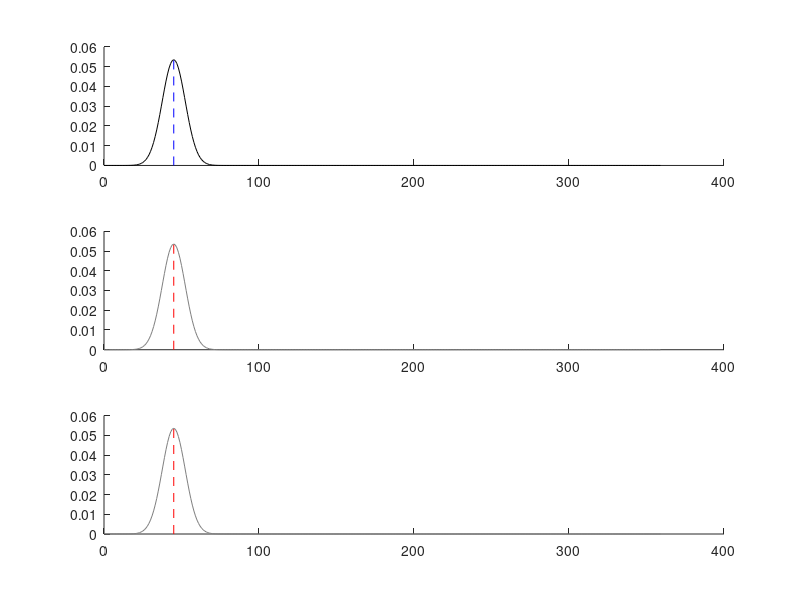

Write MATLAB code to recreate this figure.
function [MAP ML]=BayesVM
%VMPRODUCT Summary of this function goes here
%Detailed explanation goes here
%The posterior that results from the product of two von mises densities is 
%not a von Mises (see Murray and Morgenstern, 2010, journal of vision).
%We check that the posterior resuting from the product of two von mises is
%well approximated by a von Mises. 
%The maximum likelihood estimates and probability to observe those estimates 
%were identical between the three cases.


%Simulation of Bayes' exact posterior
subplot(3,1,1)
x=[0:1:359];
ul=90;
up=0;
kl=42;
kp=42;

%llh
l=vmPdfs(x,ul,kl);
l=l/sum(l);

%prior
p=vmPdfs(x,up,kp);
p=p/sum(p);

%posterior
po.si=(l.*p)/sum(l.*p);

%MAP
[ML.si,I]=max(po.si);
MAP.si=x(I);

%plot
hold all
plot(x,po.si','k')
plot([MAP.si MAP.si],[0 max(po.si)],'--b')




%Closed form equation of Bayes' exact posterior
subplot(3,1,2)
ul=de2r(ul);
up=de2r(up);
upo=ul+atan2(sin(up-ul),(kl/kp)+cos(up-ul));
kpo=sqrt((kl^2)+(kp^2)+(2*kl*kp*cos(up-ul)));
upo=ra2d(upo);
vm.approx=vmPdfs(x,upo,kpo);
po.cf=vm.approx*(besseli(0,kpo)/(2*pi*besseli(0,kl)*besseli(0,kp)));
po.cf=po.cf/sum(po.cf);

%MAP
[ML.cf,I]=max(po.cf);
MAP.cf=x(I);

hold all
plot(x,po.cf,'color',[.5 .5 .5])
plot([MAP.cf MAP.cf],[0 max(po.cf)],'--r')





%Bayes' approximated posterior
subplot(3,1,3)
po.approx=vm.approx;
po.approx=po.approx/sum(po.approx);

%MAP
[ML.approx,I]=max(po.approx);
MAP.approx=x(I);

hold all
plot(x,po.approx,'color',[.5 .5 .5])
plot([MAP.approx MAP.approx],[0 max(po.approx)],'--r')







function mPdfs=vmPdfs(x,u,k)
w=1;
%radian
u=de2r(u); u=u';
x=de2r(x); x=x';
u2=u(ones(numel(x),1),:);
x2=x(:,ones(numel(u),1));
%mPdfs=nan(numel(x),numel(u));
mPdfs=exp(k.*cos(w*(x2-u2)))/2*pi.*besseli(0,k);
% %pdf
% Z_=sum(mPdfs);
% Z=Z_(ones(numel(x),1),:);
% mPdfs=mPdfs./Z;

%degrees to radians
function radians=de2r(ang)
radians=(ang/360)*2*pi;
%convert radians to degrees
function degrees=ra2d(theta)
degrees=(theta/(2*pi))*360;

% if larger than 360 degrees then subtract
% 360 degrees
while (sum(degrees>360))
  degrees = degrees - (degrees>360)*360;
end

% if less than 360 degreees then add 
% 360 degrees
while (sum(degrees<-360))
  degrees = degrees + (degrees<-360)*360;
end